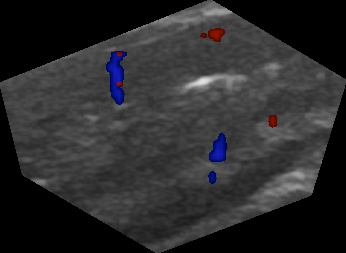
#> input picture api/log_img/dst.jpg, 346 x 253 px
$ python -i rgb_pixels_counter.py   (imports and definitions only)
#> lines starting #> are read from the running program, lines starting #| are printed output that depends on the picture; after the words box and inside, x2 and y2 are one past the last pixel; in counts of white or black regions, pixels touching at a corner belong together
import os
import cv2 as cv
import numpy as np

thresh_path = os.path.join(os.path.dirname(os.path.dirname(__file__)), "log_img", "thresh.jpg")


def count_pixels(path):
#> called with path = '../log_img/dst.jpg'
    img_model = cv.imread(path)
#> img_model is the input picture: shape (253, 346, 3); mean B, G, R 44.5, 43.1, 43.4
    while True:
        hsv_model = cv.cvtColor(img_model, cv.COLOR_BGR2HSV)

        h_min = np.array((0, 120, 0), np.uint8)
        h_max = np.array((255, 255, 255), np.uint8)

        thresh = cv.inRange(hsv_model, h_min, h_max)

        cv.imwrite(thresh_path, thresh)
        return cv.countNonZero(thresh)
#> this loop made 1 pass
#> pass 1, in count_pixels, `thresh = cv.inRange(hsv_model, h_min, h_max)`:
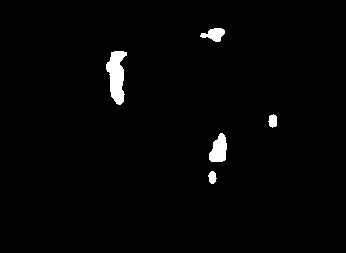
#> thresh: shape (253, 346); 1.7% white; 5 white regions, box (x1, y1, x2, y2) and area: (106, 51, 127, 105) 711, (209, 133, 227, 162) 372, (200, 28, 225, 42) 212, (268, 114, 277, 128) 95, (208, 171, 217, 184) 82
    cv.destroyAllWindows()

>>> result = count_pixels('../log_img/dst.jpg')
#> result = 1472
